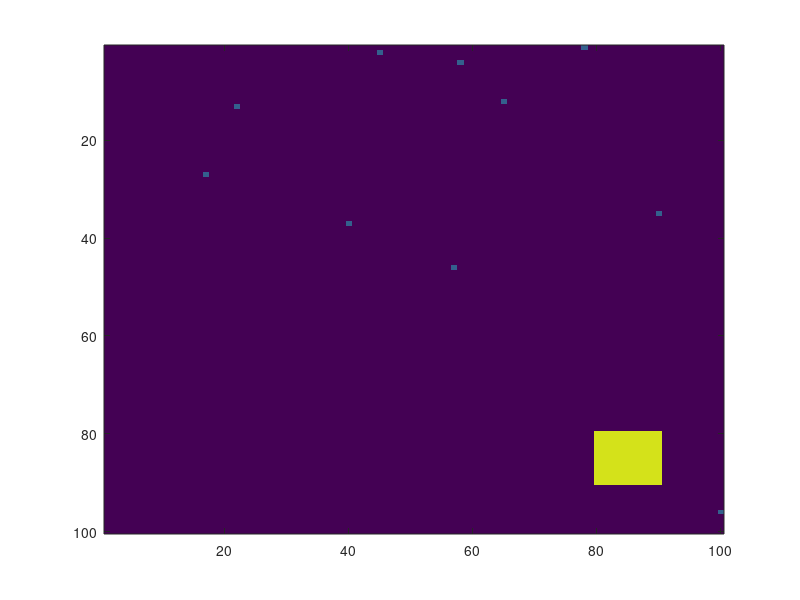

Write MATLAB code to recreate this figure.
close all;

cave_x = 10;
cave_y = 10;
spawned = 0;
num_ants = 10;
grid_size = 100;
max_iter = 1000;
delay = 0.01;

x = ones(num_ants, 1) * cave_x; % x coordinate of ant i.
y = ones(num_ants, 1) * cave_y; % y coordinate of ant i.
pos = zeros(grid_size); % Location matrix.
food = zeros(grid_size);
food(80:90, 80:90) = 1;
theta = rand(num_ants, 1) * 2 * pi; % Orientation of ant i.
has_food = zeros(num_ants, 1); % Does ant i have food?
pheromone = zeros(grid_size); % Pheromone matrix.
z = zeros(grid_size); % State matrix.

function x_new = bounded(x_old, lo, hi)
    if x_old < lo
        x_new = lo;
    elseif x_old > hi
        x_new = hi;
    else
        x_new = x_old;
    end % if
end

function theta_new = wrapped(theta_old)
    if theta_old < 0
        theta_new = 2 * pi - theta_old;
    elseif theta_old > 2 * pi
        theta_new = theta_old - 2 * pi;
    else
        theta_new = theta_old;
    end % if
end

function ret = distance(x_1, y_1, x_2, y_2)
    ret = sqrt((x_2 - x_1) ^ 2 + (y_2 - y_1) ^ 2);
end

figure;
im = image(z);
for iter = 1:max_iter
    if spawned < num_ants && mod(iter, 10) == 0 % Spawn new ant.
        spawned += 1;
        pos(x(spawned), y(spawned)) += 1;
    end % if
    for i = 1:spawned % Move spawned ants.
        % Move ant out of current location.
        pos(x(i), y(i)) -= 1;
        if has_food(i)
            x_i = x(i);
            y_i = y(i);
            while distance(x_i, y_i, cave_x, cave_y) >= distance(x(i), y(i), cave_x, cave_y)
                % Compute new location.
                x_i = x(i) + round(cos(theta(i)));
                y_i = y(i) + round(sin(theta(i)));
                theta(i) += rand() * pi / 2 - pi / 4;
                % Normalize.
                x_i = bounded(x_i, 1, grid_size);
                y_i = bounded(y_i, 1, grid_size);
                theta(i) = wrapped(theta(i));
            end % while
            x(i) = x_i;
            y(i) = y_i;
            pos(x(i), y(i)) += 1;
            if x(i) == cave_x && y(i) == cave_y
                has_food(i) = 0;
            end % if
        else
            % Compute new location.
            x(i) += round(cos(theta(i)));
            y(i) += round(sin(theta(i)));
            theta(i) += rand() * pi / 2 - pi / 4;
            % Normalize.
            x(i) = bounded(x(i), 1, grid_size);
            y(i) = bounded(y(i), 1, grid_size);
            theta(i) = wrapped(theta(i));
            % Move ant into new location.
            pos(x(i), y(i)) += 1;
            if food(x(i), y(i))
                has_food(i) = 1;
            end
        end
    end % for
    pause(delay);
    z = zeros(grid_size);
    z(food > 0) = 60;
    z(pos > 0) = 20;
    set(im, 'CData', z); % Update image.
end % for